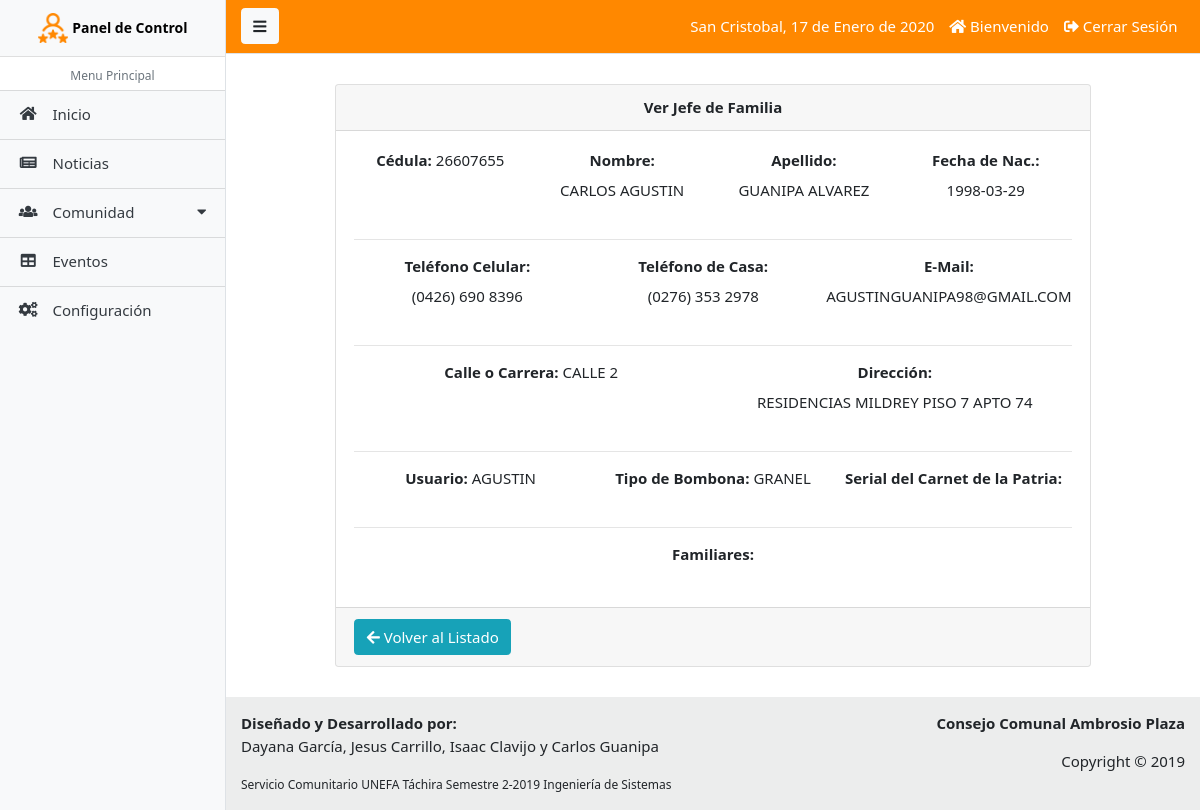
Screenshot of /paginas/jefe_ver.php?id=1 (signed in) with the database file from the repository.
### tables this page shows
CREATE TABLE `tab_jef` (
  `ident_jef` int(11) NOT NULL,
  `cedul_jef` int(11) DEFAULT NULL,
  `nombr_jef` varchar(45) DEFAULT NULL,
  `apeli_jef` varchar(45) DEFAULT NULL,
  `fecna_jef` date DEFAULT NULL,
  `telem_jef` varchar(45) DEFAULT NULL,
  `telec_jef` varchar(45) DEFAULT NULL,
  `email_jef` varchar(45) DEFAULT NULL,
  `calle_jef` varchar(45) DEFAULT NULL,
  `direc_jef` varchar(200) DEFAULT NULL,
  `tibom_jef` varchar(45) DEFAULT NULL,
  `seria_jef` varchar(45) DEFAULT NULL,
  `usuar_jef` varchar(45) DEFAULT NULL,
  `contr_jef` varchar(45) DEFAULT NULL,
  `statu_jef` char(1) DEFAULT NULL,
  `ident_tip` int(11) NOT NULL
);

### paginas/jefe_ver.php (the view, shortened to what this page needs)
<?php
  require_once('includes/admin_header.php');
?>
<?php
include 'conexion.php';
$id = $_GET['id'];
	$query_jef = mysqli_query($conexion,"SELECT u.ident_jef,u.cedul_jef,u.nombr_jef, u.apeli_jef, u.fecna_jef, u.telem_jef, u.telec_jef, u.email_jef, u.calle_jef, u.direc_jef, u.usuar_jef, u.tibom_jef, u.seria_jef, u.ident_tip, r.ident_tip, r.nombr_tip FROM tab_jef u INNER JOIN tab_tip r ON u.ident_tip = r.ident_tip WHERE ident_jef = '$id' AND statu_jef = 1");
$result_jef = mysqli_num_rows($query_jef);
if ($result_jef == 0)
{
	header('location: jefe_lista.php');
}else{
	$data_jef = mysqli_fetch_array($query_jef);
	$cedul_jef = $data_jef['cedul_jef'];
	$nombr_jef = $data_jef['nombr_jef'];
	$apeli_jef = $data_jef['apeli_jef'];
	$fecna_jef = $data_jef['fecna_jef'];
	$telem_jef = $data_jef['telem_jef'];
	$telec_jef = $data_jef['telec_jef'];
	$email_jef = $data_jef['email_jef'];
	$calle_jef = $data_jef['calle_jef'];
	$direc_jef = $data_jef['direc_jef'];
	$tibom_jef = $data_jef['tibom_jef'];
	$usuar_jef = $data_jef['usuar_jef'];
}
?>
<div class="container col-lg-10">
	<div class="card text-center">
	  <div class="card-header">
	    <b>Ver Jefe de Familia</b>
	  </div>
		<div class="card-body" class="justify-content-center mx-3 my-1">
		  <div class="form-row">
		  	 <div class="col form-group">
		      <label class="form-label" for="cedul_jef"><b>Cédula: </b></label>
		      <label><?php echo $cedul_jef; ?></label>
		    </div>
		    <div class="col form-group">
		      <label class="form-label" for="nombr_jef"><b>Nombre: </b></label>
		      <label><?php echo $nombr_jef; ?></label>
		    </div>
		    <div class="col form-group">
		      <label class="form-label" for="apeli_jef"><b>Apellido: </b></label>
		      <label><?php echo $apeli_jef; ?></label>
		    </div>
		    <div class="col form-group">
		      <label class="form-label" for="fecna_jef"><b>Fecha de Nac.: </b></label>
		      <label><?php echo $fecna_jef; ?></label>
		    </div>
		  </div>
		  <hr>
		  <div class="form-row">
		    <div class="col form-group">
		      <label class="form-label" for="telem_jef"><b>Teléfono Celular: </b></label>
		      <label><?php echo $telem_jef; ?></label>
		    </div>
		    <div class="col form-group">
		      <label class="form-label" for="telec_jef"><b>Teléfono de Casa: </b></label>
		      <label><?php echo $telec_jef; ?></label>
		    </div>
		    <div class="col form-group">
		      <label class="form-label" for="email_jef"><b>E-Mail: </b></label>
		      <label><?php echo $email_jef; ?></label>
		    </div>
		  </div>
		  <hr>
		  <div class="form-row">
		  	<div class="col form-group">
		      <label class="form-label" for="calle_jef"><b>Calle o Carrera: </b></label>
		      <label><?php echo $calle_jef; ?></label>
		    </div>
		    <div class="col form-group">
		      <label class="form-label" for="direc_jef"><b>Dirección: </b></label>
		      <label><?php echo $direc_jef; ?></label>
		    </div>
		  </div>
		  <hr>
		  <div class="form-row">
		  	<div class="col form-group">
		      <label class="form-label" for="usuar_jef"><b>Usuario: </b></label>
		      <label><?php echo $usuar_jef; ?></label>
		    </div>
		    <div class="col form-group">
		      <label class="form-label" for="tibom_jef"><b>Tipo de Bombona: </b></label>
		      <label><?php echo $tibom_jef; ?></label>
		    </div>
		    <div class="col form-group">
		      <label class="form-label" for="seria_jef"><b>Serial del Carnet de la Patria: </b></label>
		    </div>
		  </div>
		  <hr>
		  <div class="form-row">
		  	<div class="col form-group">
		      <label class="form-label" for="ident_jef"><b>Familiares: </b></label><br>
		    </div>
		  </div>
		</div>
		<div class="card-footer">
	     <a href="jefe_lista.php" class="btn btn-info float-left"><i class="fa fa-arrow-left"></i> Volver al Listado</a>
		</div>
	</div>
</div>
<?php require_once('includes/admin_footer.php');  ?>

### css/estilos_crud.css (style rules this page uses)
body { color: #566787; background: #f5f5f5; font-family: 'Varela Round', sans-serif; font-size: 13px; }

### css/foto.css (style rules this page uses)
.form-label { font-weight: bold; }

### rows the page displays
tab_jef: cedul_jef "26607655", nombr_jef "CARLOS AGUSTIN", apeli_jef "GUANIPA ALVAREZ", fecna_jef "1998-03-29", telem_jef "(0426) 690 8396", telec_jef "(0276) 353 2978", email_jef "AGUSTINGUANIPA98@GMAIL.COM", calle_jef "CALLE 2", direc_jef "RESIDENCIAS MILDREY PISO 7 APTO 74", usuar_jef "AGUSTIN", tibom_jef "GRANEL"

### other values shown
fechaC() "17 de Enero de 2020"
